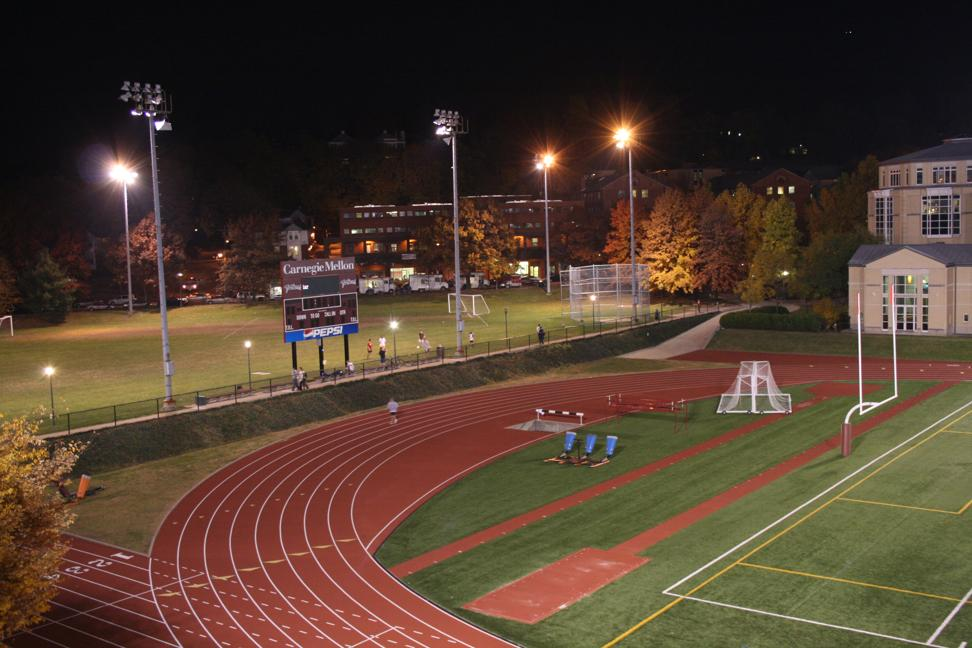
%> input picture Code_Assignment3/images/im89.jpg, 972 x 648 px
$ octave ex3_2.m   (GNU Octave 9; MATLAB toolbox functions it lacks are replaced by stand-ins)
%> lines starting %> are read from the running program, lines starting %| are printed output that depends on the picture
### Code_Assignment3/find_homography.m
function [H, err] = find_homography(im1, im2)
%FIND_HOMOGRAPHY The functions finds a homography between two images
%
%   [H, err] = find_homography(im1, im2)
%
% The function finds a homography between two images based on SIFT feature
% points. The homography is found via a RANSAC-algorithm that iteratively
% runs a Levenberg-Marquardt algorithm (implemented in FIT_HOMOGRAPHY).
%


    warning off

    % Extract SIFT keypoints and descriptors
    if ndims(im1) == 3
        I1 = rgb2gray(im1);
    else
        I1 = im1;
    end
    if ndims(im2) == 3
        I2 = rgb2gray(im2);
    else
        I2 = im2;
    end
    disp('Detecting SIFT feature points...');
    [points1, descr1] = sift(I1, 'Threshold', 0.05);
    [points2, descr2] = sift(I2, 'Threshold', 0.05);
    points1_x = points1(1,:);
    points1_y = points1(2,:);
    points2_x = points2(1,:);
    points2_y = points2(2,:);

    % Perform matching of SIFT keypoints
    disp(['Matching ' num2str(size(points1, 2) + size(points2, 2)) ' SIFT feature points...']);
    descr1 = uint8(512 * descr1);
	descr2 = uint8(512 * descr2);
	matches = siftmatch(descr1, descr2, 5);
%     plotmatches(I1, I2, points1(1:2,:), points2(1:2,:), matches); pause

    % Perform fitting using RANSAC
    max_outer_iter = 20;
    max_inner_iter = 50;
    best_err = Inf;
    best_inliers = [];
    for outer_iter=1:max_outer_iter

        % Randomly initialize inliers
        inliers = rand(1, length(matches)) > .5;

        % Run RANSAC iterations
        for iter=1:max_inner_iter

            % Check whether we have sufficient inliers
            if ~rem(iter, 10)
                disp(['RANSAC run ' num2str(outer_iter) ', iteration ' num2str(iter) ' (' num2str(sum(inliers)) ' inliers; best error = ' num2str(best_err) ')...']);
            end
            if sum(inliers) < 8
                inliers = rand(1, length(matches)) > .5;
            end

            % Fit homography based on current inliers
            [H, err] = fit_homography(points1_x, points1_y, points2_x, points2_y, matches(:,inliers));

            % Store best model until now
            if sum(err(:)) / sum(inliers) < best_err
                best_inliers = inliers;
                best_err = sum(err(:)) ./ sum(inliers);
            end

            % Compute locations of points according to current homography
            x = points1_x(matches(1,:));
            y = points1_y(matches(1,:));
            xi_prime = H' * [x; y; ones(1, numel(x))];
            x_prime = xi_prime(1,:) ./ xi_prime(3,:);
            y_prime = xi_prime(2,:) ./ xi_prime(3,:);

            % Compute residuals
            residuals = [points2_x(matches(2,:)) - x_prime; ...
                         points2_y(matches(2,:)) - y_prime];
            err = sum(residuals .^ 2, 1);

            % Update set of inliers
            inliers = abs(err - mean(err)) < .2 * std(err);
        end
    end

    % Perform final fit
    [H, err] = fit_homography(points1_x, points1_y, points2_x, points2_y, matches(:,best_inliers), 500);
%     plotmatches(I1, I2, points1(1:2,:), points2(1:2,:), matches(:,best_inliers)); pause


### Code_Assignment3/ex3_2.m
%% Exercise 3.2 Image stitching
I1 = imread('images/im89.jpg');
%> I1 is the input picture: size 648x972x3 uint8; mean R, G, B 81.5, 62.1, 47.7
I2 = imread('images/im90.jpg');
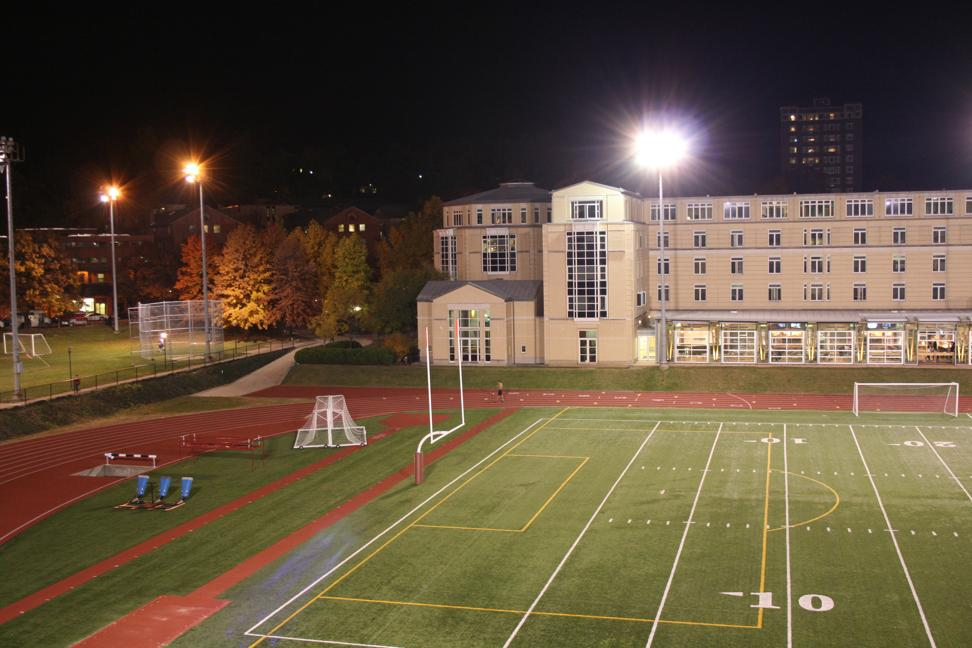
%> input picture Code_Assignment3/images/im90.jpg, 972 x 648 px
%> I2 is the input picture: size 648x972x3 uint8; mean R, G, B 97.9, 82.2, 61.8

H = find_homography(I1, I2);
%> in find_homography, `I1 = rgb2gray(im1);`:
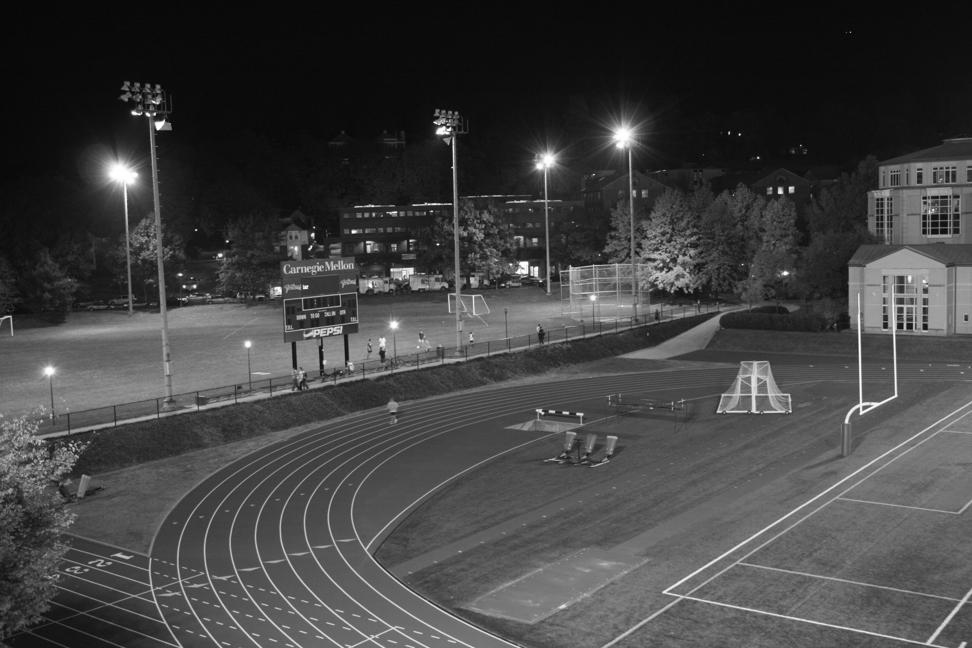
%> I1: size 648x972 uint8; min 0, max 255, mean 66.2
%> in find_homography, `I2 = rgb2gray(im2);`:
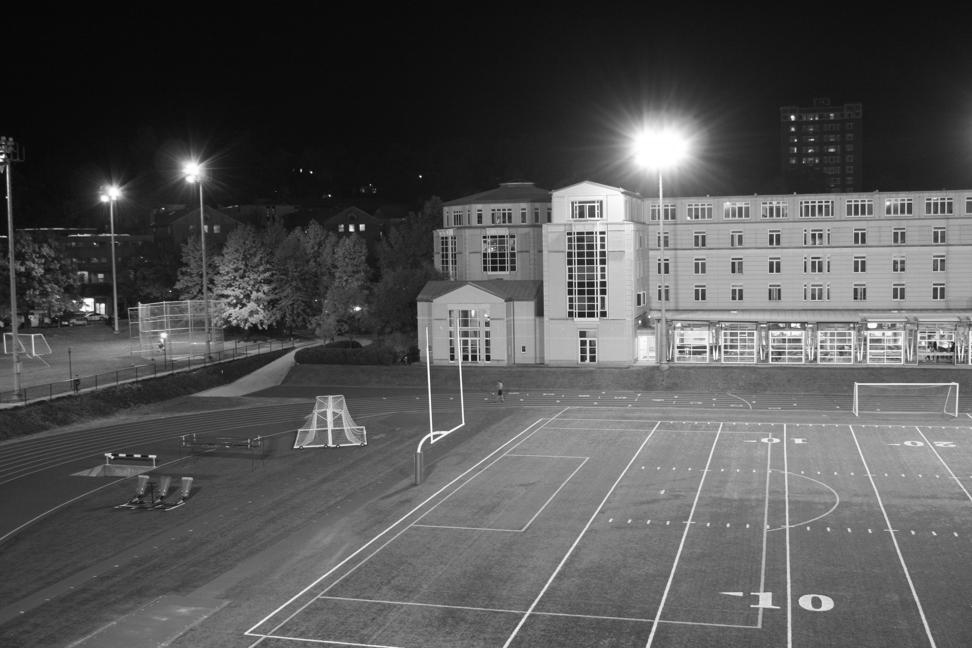
%> I2: size 648x972 uint8; min 1, max 255, mean 84.6
%> the run ends on the next line
